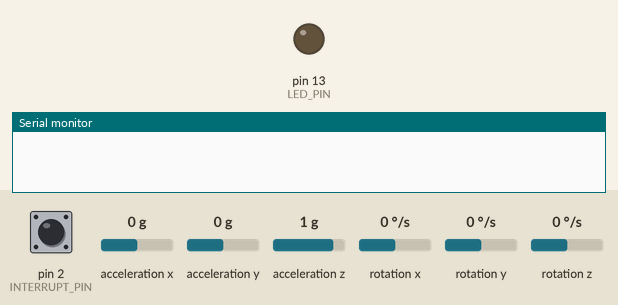
Bench run of a sketch on a simulated Arduino Uno, built with avr-gcc and run on an emulated ATmega328P. Shown: output pins drawn as LEDs (lit = HIGH), the last lines printed to the serial monitor. The test bench sets the inputs (shaded band); at power-on: pin 2 (INTERRUPT_PIN) LOW, acceleration x 0 g, acceleration y 0 g, acceleration z 1 g, rotation x 0 °/s, rotation y 0 °/s, rotation z 0 °/s. The sensor or clock chip raises its interrupt line as the real part does.

Above: at 0.1 s.
1.8 s: pin 2 (INTERRUPT_PIN) pulled HIGH for 0.15 s
At 3.04 s:
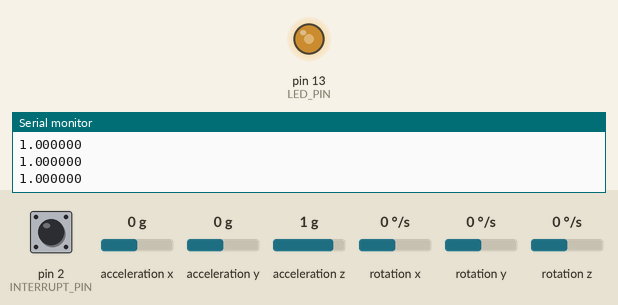
Timing chart, 0 to 10.8 s (numbered marks = the images above; inputs shaded):
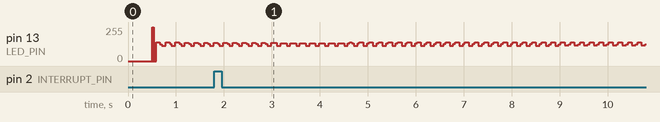

The sketch:

mpu_test.ino
```cpp
#include "I2Cdev.h"
#include "MPU6050_6Axis_MotionApps20.h"

#if I2CDEV_IMPLEMENTATION == I2CDEV_ARDUINO_WIRE
    #include "Wire.h"
#endif

#define INTERRUPT_PIN 2
#define LED_PIN 13
bool blinkState = false;

#define OUTPUT_READABLE_QUATERNION
#define OUTPUT_READABLE_WORLDACCEL
MPU6050 mpu;

double k;
bool dmpReady = false;
uint8_t mpuIntStatus;
uint8_t devStatus;
uint16_t packetSize;
uint16_t fifoCount;
uint8_t fifoBuffer[64];

Quaternion q;
VectorInt16 aa;
VectorInt16 aaReal;
VectorInt16 aaWorld;
VectorInt16 gyroVel;
VectorFloat gravity;

volatile bool mpuInterrupt = false;
void dmpDataReady() {
    mpuInterrupt = true;
}

void setup() {
  #if I2CDEV_IMPLEMENTATION == I2CDEV_ARDUINO_WIRE
        Wire.begin();
        Wire.setClock(400000);
  #elif I2CDEV_IMPLEMENTATION == I2CDEV_BUILTIN_FASTWIRE
        Fastwire::setup(400, true);
  #endif
  Serial.begin(115200);
  mpu.initialize();
  pinMode(INTERRUPT_PIN,INPUT);
  devStatus = mpu.dmpInitialize();
  mpu.setXGyroOffset(187);
  mpu.setYGyroOffset(42);
  mpu.setZGyroOffset(31);
  mpu.setZAccelOffset(5261);
  mpu.setXAccelOffset(-2947);
  mpu.setYAccelOffset(740);
  if (devStatus == 0){
    mpu.CalibrateAccel(6);
    mpu.CalibrateGyro(6);
    mpu.setDMPEnabled(true);
    attachInterrupt(digitalPinToInterrupt(INTERRUPT_PIN), dmpDataReady, RISING);
    mpuIntStatus = mpu.getIntStatus();
    dmpReady = true;
  } else{
    Serial.print(F("DMP Initialization failed (code "));
    Serial.print(devStatus);
    Serial.println(F(")"));
  }
  pinMode(LED_PIN,OUTPUT);
}

void loop() {
  // put your main code here, to run repeatedly:
  if (!dmpReady) return;
  if (mpu.dmpGetCurrentFIFOPacket(fifoBuffer)){
    #ifdef OUTPUT_READABLE_QUATERNION
            // display quaternion values in easy matrix form: w x y z
            mpu.dmpGetQuaternion(&q, fifoBuffer);
//            Serial.print("quat\t");
//            Serial.print(q.w);
//            Serial.print("\t");
//            Serial.print(q.x);
//            Serial.print("\t");
//            Serial.print(q.y);
//            Serial.print("\t");
//            Serial.println(q.z);
    #endif
    k = sqrt(q.w*q.w + q.x*q.x + q.y*q.y + q.z*q.z);
    Serial.println(k/k,6);
//    #ifdef OUTPUT_READABLE_WORLDACCEL
//            // display initial world-frame acceleration, adjusted to remove gravity
//            // and rotated based on known orientation from quaternion
//            mpu.dmpGetQuaternion(&q, fifoBuffer);
//            mpu.dmpGetAccel(&aa, fifoBuffer);
//            mpu.dmpGetGravity(&gravity, &q);
//            mpu.dmpGetLinearAccel(&aaReal, &aa, &gravity);
//            mpu.dmpGetLinearAccelInWorld(&aaWorld, &aaReal, &q);
//            Serial.print("aworld\t");
//            Serial.print(aaWorld.x);
//            Serial.print("\t");
//            Serial.print(aaWorld.y);
//            Serial.print("\t");
//            Serial.println(aaWorld.z);
//    #endif
      blinkState = !blinkState;
    digitalWrite(LED_PIN, blinkState);
//    mpu.dmpGetGyro(&gyroVel, fifoBuffer);
//    Serial.print("gyroAngl\t");
//    Serial.print(gyroVel.x);
//    Serial.print("\t");
//    Serial.print(gyroVel.y);
//    Serial.print("\t");
//    Serial.println(gyroVel.z);
  }
}
```
